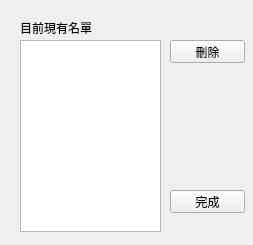
<?xml version="1.0" encoding="UTF-8"?>
<ui version="4.0">
 <class>delform</class>
 <widget class="QWidget" name="delform">
  <property name="geometry">
   <rect>
    <x>0</x>
    <y>0</y>
    <width>253</width>
    <height>245</height>
   </rect>
  </property>
  <property name="windowTitle">
   <string>刪除名單</string>
  </property>
  <widget class="QPushButton" name="delbtn">
   <property name="geometry">
    <rect>
     <x>170</x>
     <y>40</y>
     <width>75</width>
     <height>23</height>
    </rect>
   </property>
   <property name="text">
    <string>刪除</string>
   </property>
  </widget>
  <widget class="QListView" name="listView">
   <property name="geometry">
    <rect>
     <x>20</x>
     <y>40</y>
     <width>141</width>
     <height>192</height>
    </rect>
   </property>
  </widget>
  <widget class="QLabel" name="label">
   <property name="geometry">
    <rect>
     <x>20</x>
     <y>20</y>
     <width>131</width>
     <height>16</height>
    </rect>
   </property>
   <property name="text">
    <string>目前現有名單</string>
   </property>
  </widget>
  <widget class="QPushButton" name="finebtn">
   <property name="geometry">
    <rect>
     <x>170</x>
     <y>190</y>
     <width>75</width>
     <height>23</height>
    </rect>
   </property>
   <property name="text">
    <string>完成</string>
   </property>
  </widget>
 </widget>
 <resources/>
 <connections/>
</ui>
